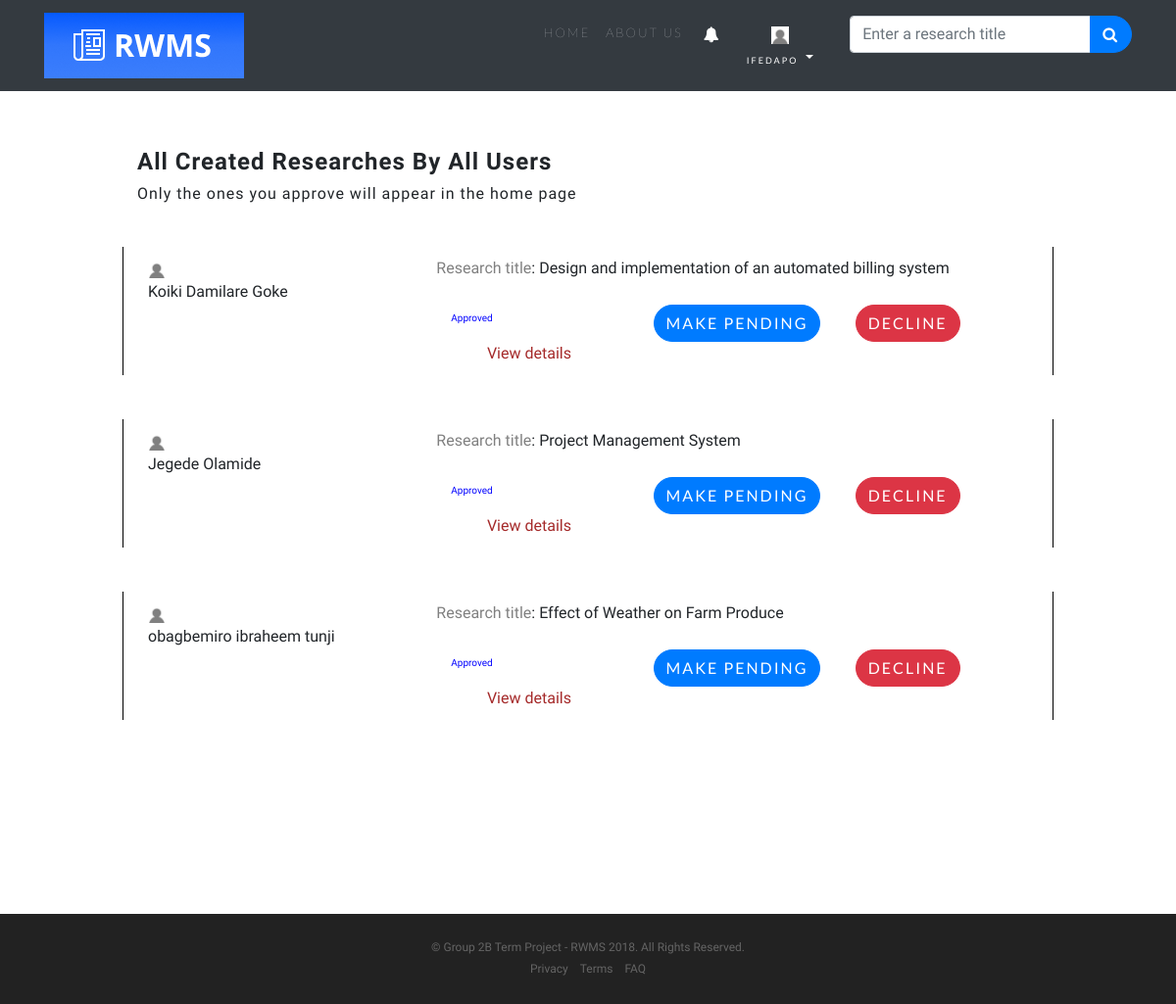
Page /user/view_all_researches.php (signed in) on the committed database.
### tables this page shows
CREATE TABLE `user` (
  `id` int(11) NOT NULL,
  `user_id` int(11) NOT NULL,
  `surname` varchar(20) NOT NULL,
  `other_names` varchar(35) NOT NULL,
  `user_role` int(11) NOT NULL DEFAULT '0' COMMENT '0 for resercher, 1 for coordinator',
  `email` varchar(50) NOT NULL,
  `password` varchar(55) NOT NULL,
  `profile_pix` text NOT NULL,
  `activation_code` text NOT NULL,
  `activation_code_validity` varchar(50) NOT NULL,
  `account_status` int(11) NOT NULL,
  `request_for_coordination_role_is_seen` int(11) DEFAULT '0',
  `is_approved_as_coordinator` int(11) NOT NULL DEFAULT '2',
  `date_registered` datetime NOT NULL
);

CREATE TABLE `research` (
  `id` int(11) NOT NULL,
  `researcher_id` int(11) NOT NULL,
  `research_id` int(11) NOT NULL,
  `research_title` varchar(100) NOT NULL,
  `research_description` text NOT NULL,
  `is_shared_to_public` int(11) NOT NULL DEFAULT '0',
  `is_approved` int(11) NOT NULL DEFAULT '2',
  `is_seen` int(11) NOT NULL DEFAULT '0',
  `date_created` datetime NOT NULL
);

### app/init.php (called while the page is built, shortened)
<?php
global $db_conn;
$lang = $lang_array;
global $lang;
include "classes/Master.php";
include "classes/Research.php";
$master = new Master($db_conn,$lang);
$research = new Research($db_conn,$lang);
    if(isset($_SESSION['email'])){
        if(isset($_SESSION['role'])){
            if($_SESSION['role']==0 || $_SESSION['role']==1){
                $home="user/index.php";
            }else{
                $home="admin/index.php";
            }
        }
    }
    if(isset($_SESSION['user_id'])){
        $user_id=$_SESSION['user_id'];
        $user_data=$master->get_user_data($user_id);
        $user_surname=$user_data['surname'];
    }
?>

### app/classes/Master.php (called while the page is built, shortened)
<?php
class Master
{
    protected $db;
        function __construct($db_conn,$lang)
        {
            $this->db = $db_conn;
        }
    public function get_user_data($user_id)
    {
        $data=$this->getData("*","user"," where user_id='$user_id'");
        return $data;
    }
    public function getData($data, $table, $where = '')
    {
        try {
            if ($data != '*') {
                $selections = implode(', ', $data);
            } else {
                $selections = '*';
            }
            $stmt = $this->db->prepare("SELECT {$selections} FROM `$table` " . $where . " LIMIT 1");
            $stmt->execute();
            $settings_data = $stmt->fetch(PDO::FETCH_ASSOC);
            if ($stmt->rowCount() > 0) {
                return $settings_data;
            }
        } catch (PDOException $e) {
            echo $e->getMessage();
        }
    }
    public function updateData($array, $table, $where = '')
    {
        try {
            $fields = array_keys($array);
            $values = array_values($array);
            $sql = "UPDATE `$table` SET";
            for ($i = 0; $i < count($fields); $i++) {
                $sql .= " " . $fields[$i] . "= ? ";
            }
            if (!empty($where)) {
                $sql .= $where;
            }
            $sth = $this->db->prepare($sql);
            return $sth->execute($values);
            return $sth;
        } catch (PDOException $e) {
            echo $e->getMessage();
        }
    }
    public function getAllData($data, $table, $where = '')
    {
        try {
            if ($data != '*') {
                $selections = implode(', ', $data);
            } else {
                $selections = '*';
            }
            $stmt = $this->db->prepare("SELECT {$selections} FROM `$table` " . $where . "");
            $stmt->execute();
            $settings_data = $stmt->fetchAll(PDO::FETCH_ASSOC);
            if ($stmt->rowCount() > 0) {
                return $settings_data;
            }
        } catch (PDOException $e) {
            return $e->getMessage();
        }
    }
}
?>

### app/classes/Research.php (called while the page is built, shortened)
<?php
class Research extends Master
{
    public function get_all_researches()
    {
        $data  = "*";
        $table = "research";
        $where="ORDER BY id DESC";
        $res = $this->getAllData($data,$table,$where);
        return $res;
    }
    public function details($research_id){
        $data = "*";
        $table = "research";
        $where=" WHERE research_id=$research_id";
        $check = $this->getData($data, $table,$where);
        return $check;
    }
}

### user/view_all_researches.php (the view, shortened to what this page needs)
<?php
    include ("../app/init.php");
    $all_researches=$research->get_all_researches();
?>
<!DOCTYPE html>
<html lang="en">
  <head>
    <link href="vendor/bootstrap/css/bootstrap.min.css" rel="stylesheet">
    <link rel="stylesheet" href="vendor/font-awesome/css/font-awesome.min.css">
    <link rel="stylesheet" href="vendor/simple-line-icons/css/simple-line-icons.css">
    <link rel="stylesheet" href="device-mockups/device-mockups.min.css">
    <link href="css/new-age.min.css" rel="stylesheet">
    <link href="../app/assets/css/select2.min.css" rel="stylesheet">
  </head>
  <body id="page-top">
    <?php
       if(!isset($_SESSION['email'])){
            include("header_not_loggedin.php");
        }else{
            include("header_loggedin.php");
        }
    ?>
    <section class="download">
      <div class="container">
        <div id="errorMsg" class="col-md-8 mx-auto"></div>
        <div class="row">
            <div class="col-md-10 mx-auto mb-5">
                <h4 class="section-heading" style="font-weight:bold;">All Created Researches By All Users</h4>
                <h6>Only the ones you approve will appear in the home page</h6>
                <?php
                    $i=0;
                    if(!empty($all_researches)){
                        foreach ($all_researches as $researche) {
                            $i++;
                            $researcher_id=$researche['researcher_id'];
                            $research_id=$researche['research_id'];
                            $is_approved=$researche['is_approved'];
                            $is_seen=$researche['is_seen'];
                            $research_details=$research->details($research_id);
                            $research_title=$research_details['research_title'];
                            $approval_background="";
                            $approval_border="";
                            if($is_seen==0){
                                $approval_background="#E6E6FA";
                            }else{
                                $approval_border="1px solid black";
                            }
                            $researcher_details=$master->get_user_data($researcher_id);
                            $researcher_name=$researcher_details['surname']." ".$researcher_details['other_names'];
                            $researcher_pix=$researcher_details['profile_pix'];
                            $approval_msg="";
                            if($is_approved==1){
                                $approval_msg="
                                    <div class='col-md-4'>
                                        <span style='font-size:10px;color:blue'>Approved</span>
                                    </div>
                                    <div class='col-md-4'>
                                        <button class='btn btn-primary'". '  onclick="decideOnResearchApproval(2,'.$research_id.','.$researcher_id.','."'approvalDiv$i'".')"'.">Make Pending</button>
                                    </div>
                                    <div class='col-md-4'>
                                        <button class='btn btn-danger'". '  onclick="decideOnResearchApproval(0,'.$research_id.','.$researcher_id.','."'approvalDiv$i'".')"'.">Decline</button>
                                    </div>
                                ";
                            }
                ?>
                        <div class="row" style="margin-top:45px;background:<?php echo $approval_background;?>;padding:10px;border-right:<?php echo $approval_border;?>;border-left:<?php echo $approval_border;?>">
                            <div class="col-md-3">
                                <img src="<?php echo "../$researcher_pix";?> " alt="" class="img img-responsive" height="18px">
                                <div><?php echo $researcher_name;?></div>
                            </div>
                            <div class="col-md-1"></div>
                            <div class="col-md-8">
                                <div class='row'><span style="color:grey;">Research title</span>: <?php echo $research_title;?></div>
                                <div class='row' style="margin-top:25px;" id="approvalDiv<?php echo $i;?>"><?php echo $approval_msg;?></div>
                                <?php $enc_research_id=base64_encode($research_id);?>
                                <div class="row">
                                    <div class="col-md-1"></div>
                                    <a href="research_details.php?research_id=<?php echo $enc_research_id;?>" style="color:brown;">View details</a>
                                </div>
                            </div>
                        </div>
                <?php
                        $research->update_research_creation_is_seen($research_id);
                        }
                    }
                ?>
            </div>
        </div>
      </div>
    </section>
    <?php include ("footer.php");?>
  </body>
</html>

### user/header_loggedin.php (shortened to what this page needs)
<?php
$user_id=$_SESSION['user_id'];
  $notification_color="white";
  $user_img=$master->get_user_data($user_id)['profile_pix'];
?>
<nav class="navbar navbar-expand-lg navbar-light fixed-top navbar-dark bg-dark" id="mainNav">
      <div class="container">
        <a class="navbar-brand js-scroll-trigger" href="../<?php echo $home;?>" style="color:white;"><img src="../app/assets/logo.png"/></a>
        <div class="collapse navbar-collapse" id="navbarResponsive">
          <ul class="navbar-nav ml-auto">
            <li class="nav-item">
              <a class="nav-link js-scroll-trigger" href="../<?php echo $home;?>" style="color:white;font-size:13px;">Home</a>
            </li>
            <li class="nav-item">
              <a class="nav-link js-scroll-trigger" href="#" style="color:white;font-size:13px;">About Us</a>
            </li>
            <li class="nav-item">
                <span class="dropdown show">
                    <a class="btn" href="#" role="button" id="dropdownMenuButton" data-toggle="dropdown" aria-haspopup="true" aria-expanded="false" style="color:<?php echo $notification_color;?>"><i class="fa fa-bell" style="color:<?php echo $notification_color;?>"></i><?php echo $total_notification_msg;?></a>
                </span>
            </li>
            <li class="nav-item">
              <span class="dropdown show">
                  <a class="btn dropdown-toggle" href="#" role="button" id="dropdownMenuButton" data-toggle="dropdown" aria-haspopup="true" aria-expanded="false" style="color:white;"><img src="../<?php echo $user_img;?>" class="" height="18"> <br>
              <span style="font-size:9px;"><?php echo $user_surname;?></span></a>
              </span>
            </li>
            <li class="nav-item ml-4">
              <form action="search_result.php" method="get" class="form-inline">
                <div class="input-group">
                    <input type="text" name="research_search" id="" class="form-control" placeholder="Enter a research title">
                    <div class="input-group-append">
                      <button class="btn btn-primary"><i class="fa fa-search"></i></button>
                    </div>
                </div>
              </form>
            </li>
          </ul>
        </div>
      </div>
    </nav>

### rows in the picture
user: profile_pix (placeholder picture), surname "IFEDAPO"
research: user.profile_pix (placeholder picture), user.surname+other_names "Koiki Damilare Goke", research_title "Design and implementation of an automated billing system"
research: user.profile_pix (placeholder picture), user.surname+other_names "Jegede Olamide", research_title "Project Management System"
research: user.profile_pix (placeholder picture), user.surname+other_names "obagbemiro ibraheem tunji", research_title "Effect of Weather on Farm Produce"
